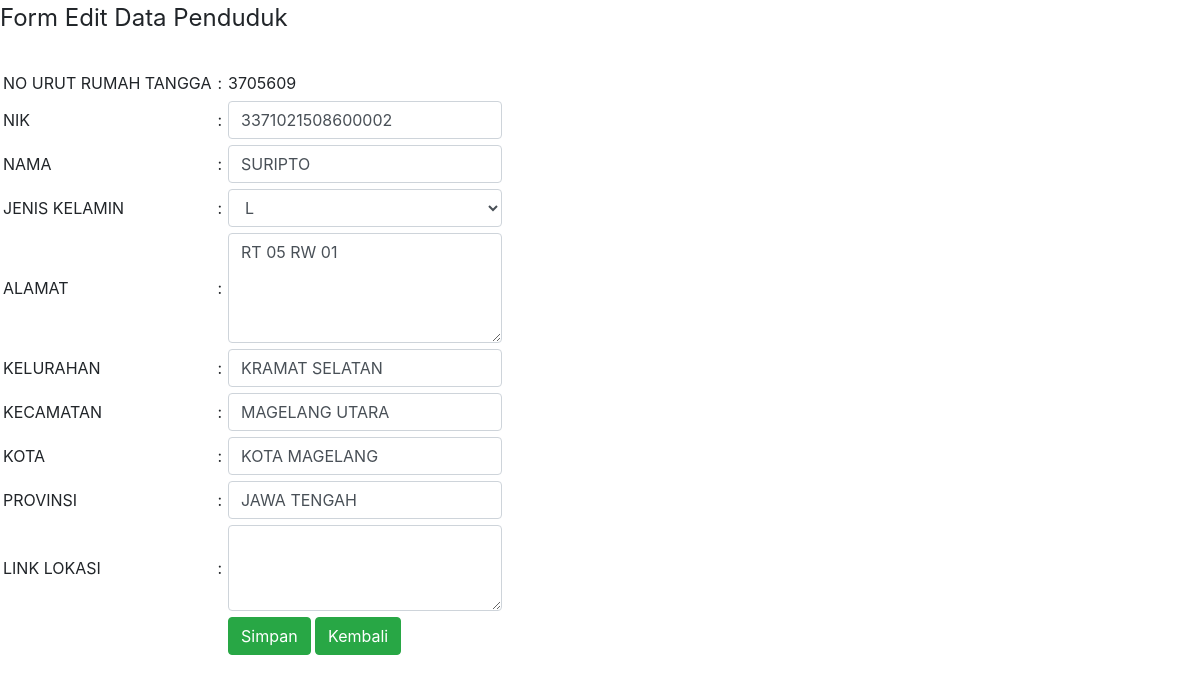
/login/admin/edit_penduduk.php?id=3705609, run on the app's committed database.
### tables this page shows
CREATE TABLE `bdt` (
  `no` int(5) NOT NULL,
  `no_urut_rt` int(10) NOT NULL,
  `nik` varchar(20) NOT NULL,
  `nama` varchar(50) NOT NULL,
  `jk` varchar(1) NOT NULL,
  `alamat` varchar(100) NOT NULL,
  `kel` varchar(100) NOT NULL,
  `kec` varchar(100) NOT NULL,
  `kota` varchar(100) NOT NULL,
  `prov` varchar(100) NOT NULL,
  `lokasi` text NOT NULL,
  `klik` timestamp NOT NULL DEFAULT CURRENT_TIMESTAMP ON UPDATE CURRENT_TIMESTAMP
);

### login/admin/edit_penduduk.php (the view, shortened to what this page needs)
<!DOCTYPE html>
  <html>
  <head> <title>Edit Penduduk</title></head>
  <link href="bs/bootstrap.min.css" rel="stylesheet" type="text/css">
  <body>
        <legend>Form Edit Data Penduduk</legend>
            <?php
                 $id = $_GET['id'];
                 $show = mysql_query("SELECT no_urut_rt, nik, nama, jk, alamat, kel, kec, kota, prov, lokasi from bdt WHERE no_urut_rt='$id'");
                    if(mysql_num_rows($show) == 0)
                        {
                             echo '<script>window.history.back()</script>';
                        }
                    else
                      {
                         $data = mysql_fetch_assoc($show);
                        }
            ?>
    <form action="edit_simpan_penduduk.php" method="post"><br>
    <table cellpadding="3" cellspacing="0">
      <tr><td>NO URUT RUMAH TANGGA</td> <td>:</td> <td><?php echo $data['no_urut_rt'];?></td></tr>
      <tr><td>NIK</td> <td>:</td> <td><input class="form-control" type="text" name="nik" value="<?php echo $data['nik'];?>"></td></tr>
      <tr><td>NAMA</td> <td>:</td> <td><input class="form-control" type="text" name="nama" value="<?php echo $data['nama'];?>"></td></tr>
      <tr><td>JENIS KELAMIN</td> <td>:</td> <td><select class="form-control" type="text" name="jk"><option value="" selected="selected"><?php echo $data['jk'];?></option>
      </select></td></tr>
      <tr><td>ALAMAT</td> <td>:</td> <td><textarea class="form-control"type="text" name="alamat" rows="4"><?php echo $data['alamat'];?></textarea></td></tr>
      <tr><td>KELURAHAN</td> <td>:</td> <td><input class="form-control" type="text" name="kel" value="<?php echo $data['kel'];?>"></td></tr>
      <tr><td>KECAMATAN</td> <td>:</td> <td><input class="form-control" type="text" name="kec" value="<?php echo $data['kec'];?>"></td></tr>
      <tr><td>KOTA</td> <td>:</td> <td><input class="form-control"type="text" name="kota" value="<?php echo $data['kota'];?>"></td></tr>
      <tr><td>PROVINSI</td> <td>:</td> <td><input class="form-control" type="text" name="prov" value="<?php echo $data['prov'];?>"></td></tr>
      <tr><td>LINK LOKASI</td> <td>:</td> <td><textarea class="form-control"type="text" name="lokasi" rows="3"><?php echo $data['lokasi'];?></textarea></td></tr>
      <tr><td>&nbsp</td><td>&nbsp</td><td><input class="btn  btn-success" type="submit" name="simpan" value="Simpan">
                <a href="penduduk.php"> <input class="btn  btn-success" type='button' value='Kembali'></a>
      </tr>
      </table>
      </form>
  </body>
</html>

### data on the page
bdt: no_urut_rt "3705609", nik "3371021508600002", nama "SURIPTO", jk "L", alamat "RT 05 RW 01", kel "KRAMAT SELATAN", kec "MAGELANG UTARA", kota "KOTA MAGELANG", prov "JAWA TENGAH"
